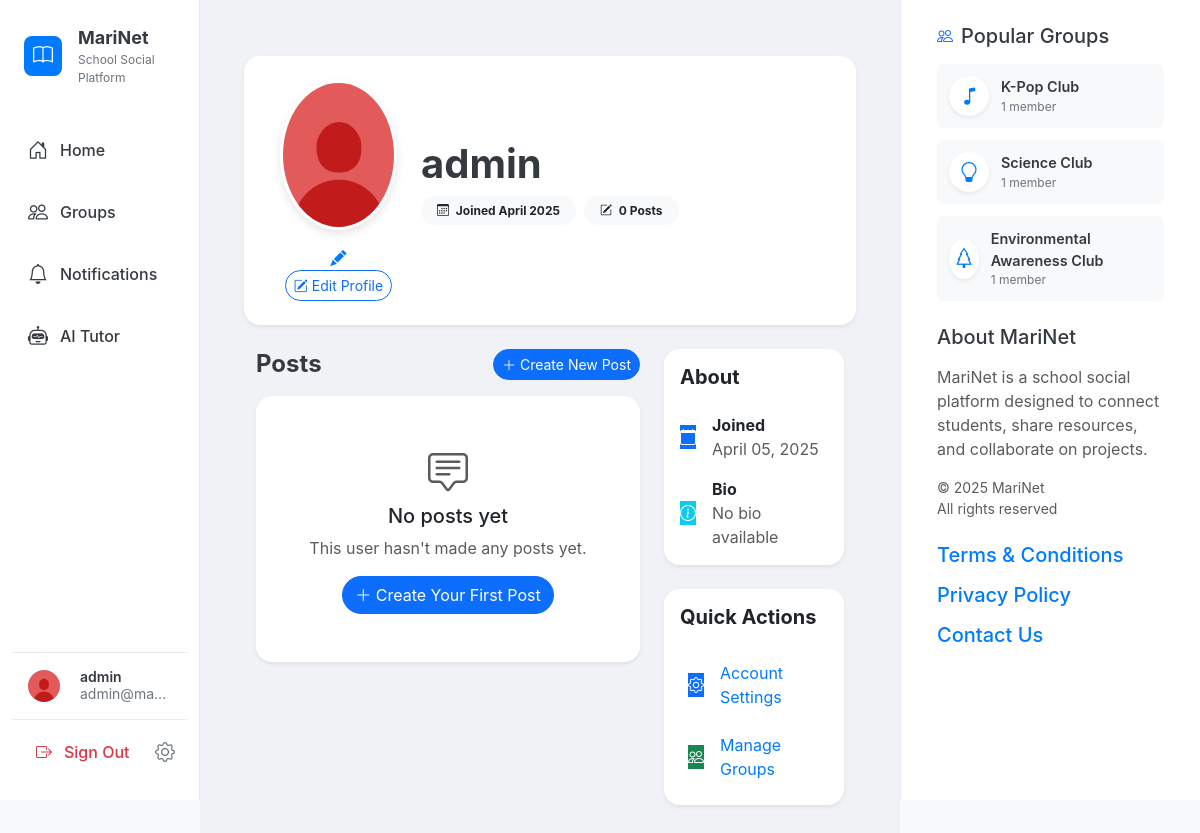
Page /profile/53d5f597-81af-426d-83ef-c9b37f98519b (signed in) on the committed database.
### app.py (models this page shows, shortened)
class User(db.Model, UserMixin):
    id = db.Column(db.String(36), primary_key=True, default=lambda: str(uuid.uuid4()))
    username = db.Column(db.String(80), unique=True, nullable=False)
    email = db.Column(db.String(120), unique=True, nullable=False)
    password = db.Column(db.String(200), nullable=False)
    avatar_url = db.Column(db.String(500), nullable=True, default='/static/default_avatar.jpg')
    bio = db.Column(db.Text, nullable=True)
    created_at = db.Column(db.DateTime, default=get_est_time)
    posts = db.relationship('Post', backref='user', lazy=True)
    group_posts = db.relationship('GroupPost', backref='user', lazy=True)
    groups = db.relationship('Group', secondary=group_members, backref=db.backref('members', lazy='dynamic'))

class Group(db.Model):
    id = db.Column(db.String(36), primary_key=True, default=lambda: str(uuid.uuid4()))
    name = db.Column(db.String(100), nullable=False)
    description = db.Column(db.Text, nullable=True)
    icon = db.Column(db.String(50), nullable=False, default='people')
    created_at = db.Column(db.DateTime, default=get_est_time)
    created_by = db.Column(db.String(36), db.ForeignKey('user.id'), nullable=False)
    posts = db.relationship('GroupPost', backref='group', lazy=True)
    @property
    def members_count(self):
        return self.members.count()

### routes.py (the view)
@app.route('/profile/<user_id>')
def profile(user_id):
    user = User.query.get_or_404(user_id)
    posts = Post.query.filter_by(user_id=user_id).order_by(Post.created_at.desc()).all()
    return render_template('profile.html', user=user, posts=posts)

### templates/profile.html (shortened to what this page needs)
{% extends "base.html" %}
{% block content %}
<div class="container py-4">
    <div class="profile-header mb-4 p-4 bg-white rounded-4 shadow-sm">
        <div class="row align-items-center">
            <div class="col-md-3 text-center">
                <div class="position-relative d-inline-block">
                    <img src="{{ user.avatar_url }}" alt="{{ user.username }}" class="profile-avatar mb-3">
                    {% if current_user.is_authenticated and current_user.id == user.id %}
                    <a href="{{ url_for('settings') }}" class="edit-avatar-btn">
                        <i class="bi bi-pencil-fill"></i>
                    </a>
                    {% endif %}
                </div>
                {% if current_user.is_authenticated and current_user.id == user.id %}
                <a href="{{ url_for('settings') }}" class="btn btn-outline-primary btn-sm rounded-pill">
                    <i class="bi bi-pencil-square"></i> Edit Profile
                </a>
                {% endif %}
            </div>
            <div class="col-md-9">
                <h1 class="display-6 fw-bold mb-2">{{ user.username }}</h1>
                <div class="d-flex align-items-center text-muted mb-3">
                    <span class="badge bg-light text-dark me-2 px-3 py-2 rounded-pill">
                        <i class="bi bi-calendar3 me-1"></i> Joined {{ user.created_at.strftime('%B %Y') }}
                    </span>
                    <span class="badge bg-light text-dark px-3 py-2 rounded-pill">
                        <i class="bi bi-pencil-square me-1"></i> {{ posts|length }} Posts
                    </span>
                </div>
            </div>
        </div>
    </div>
    <div class="row">
        <div class="col-md-8">
            <div class="d-flex justify-content-between align-items-center mb-3">
                <h4 class="mb-0 fw-bold">Posts</h4>
                {% if current_user.is_authenticated and current_user.id == user.id %}
                <a href="{{ url_for('feed') }}" class="btn btn-primary btn-sm rounded-pill">
                    <i class="bi bi-plus-lg"></i> Create New Post
                </a>
                {% endif %}
            </div>
            {% if posts %}
                {% for post in posts %}
                <div class="card mb-4 post-card border-0 rounded-4 shadow-sm">
                    <div class="card-body">
                        <div class="d-flex align-items-center mb-3">
                            <img src="{{ user.avatar_url }}" alt="{{ user.username }}" class="avatar me-2">
                            <div>
                                <h6 class="mb-0 fw-bold">{{ user.username }}</h6>
                                <small class="text-muted">{{ post.created_at.strftime('%b %d, %Y at %I:%M %p') }}</small>
                            </div>
                        </div>
                        <p class="card-text">{{ post.content }}</p>
                        {% if post.image_url %}
                        <div class="post-image mb-3 rounded-4 overflow-hidden">
                            <img src="{{ post.image_url }}" alt="Post image" class="img-fluid w-100">
                        </div>
                        {% endif %}
                        <div class="d-flex align-items-center mt-3">
                            <div class="vote-buttons" data-post-id="{{ post.id }}" data-post-type="regular">
                                <button class="btn btn-sm btn-vote upvote me-1" data-vote="upvote">
                                    <i class="bi bi-arrow-up-circle-fill"></i>
                                    <span class="upvote-count">{{ post.upvotes }}</span>
                                </button>
                                <button class="btn btn-sm btn-vote downvote" data-vote="downvote">
                                    <i class="bi bi-arrow-down-circle-fill"></i>
                                    <span class="downvote-count">{{ post.downvotes }}</span>
                                </button>
                            </div>
                        </div>
                    </div>
                </div>
                {% endfor %}
            {% else %}
                <div class="card border-0 rounded-4 shadow-sm">
                    <div class="card-body text-center py-5">
                        <i class="bi bi-chat-square-text fs-1 text-muted mb-3"></i>
                        <h5>No posts yet</h5>
                        <p class="text-muted">This user hasn't made any posts yet.</p>
                        {% if current_user.is_authenticated and current_user.id == user.id %}
                        <a href="{{ url_for('feed') }}" class="btn btn-primary rounded-pill">
                            <i class="bi bi-plus-lg"></i> Create Your First Post
                        </a>
                        {% endif %}
                    </div>
                </div>
            {% endif %}
        </div>
        <div class="col-md-4">
            <div class="card mb-4 border-0 rounded-4 shadow-sm">
                <div class="card-header bg-white border-0 pt-3">
                    <h5 class="mb-0 fw-bold">About</h5>
                </div>
                <div class="card-body">
                    <div class="d-flex align-items-center mb-3">
                        <div class="icon-bg bg-primary text-white me-3">
                            <i class="bi bi-calendar"></i>
                        </div>
                        <div>
                            <p class="mb-0"><strong>Joined</strong></p>
                            <p class="mb-0 text-muted">{{ user.created_at.strftime('%B %d, %Y') }}</p>
                        </div>
                    </div>
                    <div class="d-flex align-items-center">
                        <div class="icon-bg bg-info text-white me-3">
                            <i class="bi bi-info-circle"></i>
                        </div>
                        <div>
                            <p class="mb-0"><strong>Bio</strong></p>
                            {% if user.bio %}
                            <p class="mb-0 text-muted">{{ user.bio }}</p>
                            {% else %}
                            <p class="mb-0 text-muted">No bio available</p>
                            {% endif %}
                        </div>
                    </div>
                </div>
            </div>
            {% if current_user.is_authenticated and current_user.id == user.id %}
            <div class="card border-0 rounded-4 shadow-sm">
                <div class="card-header bg-white border-0 pt-3">
                    <h5 class="mb-0 fw-bold">Quick Actions</h5>
                </div>
                <div class="card-body">
                    <a href="{{ url_for('settings') }}" class="quick-action-btn d-flex align-items-center p-2 mb-2 rounded-3">
                        <div class="icon-bg bg-primary text-white me-3">
                            <i class="bi bi-gear"></i>
                        </div>
                        <span>Account Settings</span>
                    </a>
                    <a href="{{ url_for('groups') }}" class="quick-action-btn d-flex align-items-center p-2 rounded-3">
                        <div class="icon-bg bg-success text-white me-3">
                            <i class="bi bi-people"></i>
                        </div>
                        <span>Manage Groups</span>
                    </a>
                </div>
            </div>
            {% endif %}
        </div>
    </div>
</div>
{% endblock %}

### templates/base.html (shortened to what this page needs)
<!DOCTYPE html>
<html lang="en">
<head>
    <link href="https://cdn.jsdelivr.net/npm/bootstrap@5.3.0-alpha1/dist/css/bootstrap.min.css" rel="stylesheet">
    <link rel="stylesheet" href="https://cdn.jsdelivr.net/npm/bootstrap-icons@1.8.0/font/bootstrap-icons.css">
    <link rel="stylesheet" href="{{ url_for('static', filename='css/style.css') }}">
</head>
<body>
    <div class="container-fluid">
        <div class="row">
            {% if current_user.is_authenticated %}
            <div class="col-md-3 col-lg-2 sidebar-container p-0">
                <div class="sidebar py-3">
                    <div class="app-brand mb-4 ps-4">
                        <a href="{{ url_for('index') }}" class="text-decoration-none d-flex align-items-center">
                            <div class="app-logo">
                                <i class="bi bi-book text-white"></i>
                            </div>
                            <div class="ms-3">
                                <div class="app-name">MariNet</div>
                                <div class="app-subtitle">School Social Platform</div>
                            </div>
                        </a>
                    </div>
                    <ul class="nav flex-column">
                        <li class="nav-item">
                            <a class="nav-link {% if request.path == url_for('feed') or request.path == url_for('index') %}active{% endif %}"
                               href="{{ url_for('feed') }}">
                                <i class="bi bi-house-door"></i>
                                <span>Home</span>
                            </a>
                        </li>
                        <li class="nav-item">
                            <a class="nav-link {% if '/groups' in request.path and not '/groups/' in request.path %}active{% endif %}"
                               href="{{ url_for('groups') }}">
                                <i class="bi bi-people"></i>
                                <span>Groups</span>
                            </a>
                        </li>
                        <li class="nav-item">
                            <a class="nav-link {% if request.path == url_for('notifications') %}active{% endif %}"
                               href="{{ url_for('notifications') }}">
                                <i class="bi bi-bell"></i>
                                <span>Notifications</span>
                            </a>
                        </li>
                        <li class="nav-item">
                            <a class="nav-link {% if request.path == url_for('ai_tutor') %}active{% endif %}"
                               href="{{ url_for('ai_tutor') }}">
                                <i class="bi bi-robot"></i>
                                <span>AI Tutor</span>
                            </a>
                        </li>
                    </ul>
                    <div class="profile-section mt-auto">
                        <a href="{{ url_for('profile', user_id=current_user.id) }}" class="user-profile-link">
                            <img src="{{ current_user.avatar_url }}" alt="{{ current_user.username }}" class="avatar-sm rounded-circle">
                            <div class="user-info">
                                <div class="username" title="{{ current_user.username }}">{{ current_user.username }}</div>
                                <div class="user-email" title="{{ current_user.email }}">{{ current_user.email }}</div>
                            </div>
                        </a>
                    </div>
                    <div class="logout-section">
                        <a href="{{ url_for('logout') }}" class="logout-link">
                            <i class="bi bi-box-arrow-right"></i>
                            <span>Sign Out</span>
                        </a>
                        <a href="{{ url_for('settings') }}" class="settings-link">
                            <i class="bi bi-gear"></i>
                        </a>
                    </div>
                </div>
            </div>
            {% endif %}
            <div class="col-md-{% if current_user.is_authenticated %}6{% else %}12{% endif %} col-lg-{% if current_user.is_authenticated %}7{% else %}12{% endif %} main-content">
                {% block content %}{% endblock %}
            </div>
            {% if current_user.is_authenticated %}
            <div class="col-md-3 col-lg-3 right-sidebar-container">
                <div class="right-sidebar p-4">
                    <div class="popular-groups mb-4">
                        <div class="section-header d-flex align-items-center mb-3">
                            <i class="bi bi-people text-primary me-2"></i>
                            <h5 class="mb-0">Popular Groups</h5>
                        </div>
                        <div class="group-list">
                            {% for group in get_popular_groups() %}
                                <a href="{{ url_for('groups', group_id=group.id) }}" class="group-item">
                                    <div class="group-icon">
                                        <i class="bi bi-{{ group.icon }}"></i>
                                    </div>
                                    <div class="group-info">
                                        <div class="group-name">{{ group.name }}</div>
                                        <div class="group-members">{{ group.members_count }} member{{ 's' if group.members_count != 1 else '' }}</div>
                                    </div>
                                </a>
                            {% else %}
                                <div class="text-muted small">No groups available</div>
                            {% endfor %}
                        </div>
                    </div>
                    <div class="about-section">
                        <h5 class="mb-3">About MariNet</h5>
                        <p class="text-muted">MariNet is a school social platform designed to connect students, share resources, and collaborate on projects.</p>
                        <p class="text-muted small mb-0">© 2025 MariNet<br>All rights reserved</p>
                    </div>
                    <div class="terms mt-4">
                        <h5 class="mb-3"><a href="{{ url_for('terms') }}">Terms & Conditions</a></h5>
                        <h5 class="mb-3"><a href="{{ url_for('privacy') }}">Privacy Policy</a></h5>
                        <h5 class="mb-3"><a href="{{ url_for('contact') }}">Contact Us</a></h5>
                    </div>
                </div>
            </div>
            {% endif %}
        </div>
    </div>
</body>
</html>

### rows in the picture
User: avatar_url (placeholder picture), username "admin", email "admin@ma…", created_at "April 2025", created_at "April 05, 2025"
Group: name "K-Pop Club", members_count "1"
Group: name "Science Club", members_count "1"
Group: name "Environmental Awareness Club", members_count "1"

### other values in the picture
{{ posts|length }} "0"
